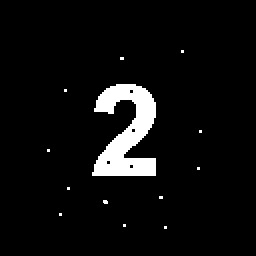
#> input picture number2.jpg, 256 x 256 px
$ python dilation.py
#> lines starting #> are read from the running program, lines starting #| are printed output that depends on the picture; after the words box and inside, x2 and y2 are one past the last pixel; in counts of white or black regions, pixels touching at a corner belong together
import cv2
import numpy as np
import matplotlib.pyplot as plt
flower_img = cv2.imread('number2.jpg')
#> flower_img is the input picture: shape (256, 256, 3); min 0, max 255, mean 13.7

cv2.imshow('Input image',flower_img)

gray_scale_image = cv2.cvtColor(flower_img,cv2.COLOR_BGR2GRAY)

cv2.imshow('gray',gray_scale_image)
threshold = 128
##performing manual threshhodling as tuple
(thresholding,flower_binary) = cv2.threshold(gray_scale_image,threshold,255,cv2.THRESH_BINARY)
#> flower_binary: shape (256, 256); 5.4% white; 13 white regions (12 under 20 px), largest, box (x1, y1, x2, y2) and area: (92, 84, 156, 176) 3388
#> thresholding = 128
binary_flower_shape = flower_binary.shape # S
#> binary_flower_shape = (256, 256)

#manual threshholding
kernel_fliter = np.ones((7,7),np.uint8)


filter_shape = kernel_fliter.shape #f
##converting from 255 range to 0 to 1

flower_binary = flower_binary/255

#defining the rows and columns
columns = binary_flower_shape[1] + filter_shape[1] -1
#> columns = 262
rows = binary_flower_shape[0] + filter_shape[0] -1
#> rows = 262

print(rows)
#| 262

#padding the imag es
Padded_image = np.copy(flower_binary)
Padded_image = np.pad(Padded_image, ((3,3),(3,3)), mode ='constant', constant_values=0)
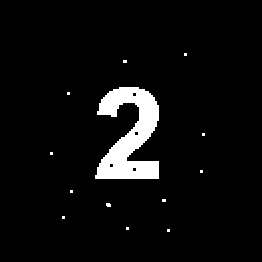
#> Padded_image: shape (262, 262) float64; values 0 (black) and 1 (white), 5.1% white; 13 white regions (12 under 20 px), largest, box (x1, y1, x2, y2) and area: (95, 87, 159, 179) 3388

result = np.zeros_like(flower_binary)

for i in range (rows - filter_shape[0]+ 1):
    for j in range(columns - filter_shape[1] + 1):


        window_range = Padded_image[i:i + filter_shape[0], j:j + filter_shape[1]]
        result[i,j] = np.any(window_range == kernel_fliter)
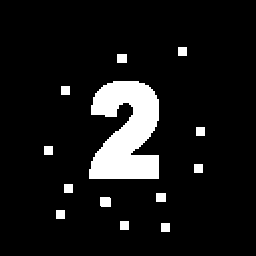
#> result: shape (256, 256) float64; values 0 (black) and 1 (white), 9.1% white; 13 white regions, largest, box (x1, y1, x2, y2) and area: (89, 81, 159, 179) 4920, (100, 197, 111, 207) 108, (117, 54, 127, 63) 90

#removing the small objects by opening
goal =np.uint8
adjust_image = np.ones((16,16),goal)
final_result  = cv2.morphologyEx(result.astype(goal),cv2.MORPH_OPEN,adjust_image)
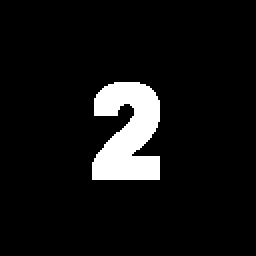
#> final_result: shape (256, 256); values 0 (black) and 1 (white), 7.4% white; 1 white region, box (x1, y1, x2, y2) and area: (92, 82, 160, 180) 4856
cv2.imshow('output image ',final_result*255)
cv2.waitKey(0)
